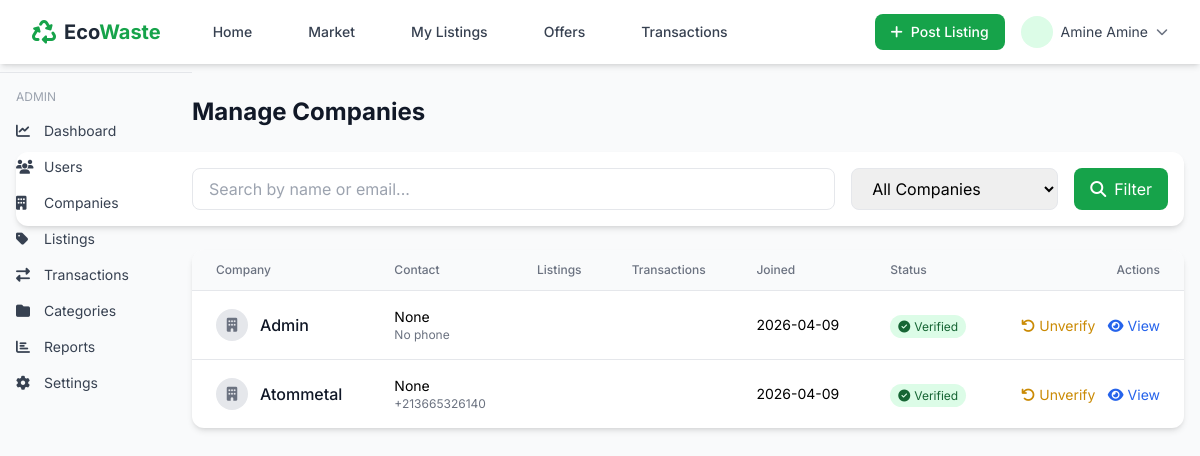
The app's page /admin/companies (signed in) with its own data.
### app/auth/models.py (models this page shows, shortened)
class User(db.Model,UserMixin):
    __tablename__ = 'user'
    id = db.Column(db.Integer(),primary_key=True)
    company_id = db.Column(db.Integer(),db.ForeignKey('company.id'))
    full_name = db.Column(db.String(length=30),nullable=False)
    phone = db.Column(db.String(length=30),nullable=False)
    email = db.Column(db.String(length=50),nullable=False,index=True)
    email_verified=db.Column(db.Boolean(),default=False)
    password_hash=db.Column(db.String(length=50),nullable=False)
    role = db.Column(db.String(length=30),nullable=False)  # owner, manager, employee
    authorized=db.Column(db.Boolean(),default=True)
    created_at = db.Column(db.DateTime(timezone=True), server_default=db.func.now())
    owned_company = db.relationship("Company", back_populates="users")
    items = db.relationship('Item', back_populates='owned_user',lazy=True)
    notifications = db.relationship('Notification', back_populates='user')
    transactions_as_seller_manager = db.relationship('Transaction',foreign_keys='Transaction.seller_manager_id', back_populates='seller_manager',lazy=True)
    transactions_as_buyer_manager = db.relationship('Transaction',foreign_keys='Transaction.buyer_manager_id',  back_populates='buyer_manager',lazy=True)
    reviews_written = db.relationship('Review', back_populates='reviewer',foreign_keys='Review.reviewer_id')
    @property
    def password(self):
        return self.password

class Company(db.Model):
    id = db.Column(db.Integer(),primary_key=True)
    name = db.Column(db.String(length=30),nullable=False,unique=True)
    email = db.Column(db.String(200))
    phone = db.Column(db.String(50))
    website = db.Column(db.String(200))
    logo = db.Column(db.String(200))
    rating_avg= db.Column(db.Integer(),default=0)
    total_reviews=db.Column(db.Integer(),default=0)
    address = db.Column(db.String(length=30),nullable=False)
    country = db.Column(db.String(length=30),nullable=False)
    city = db.Column(db.String(length=30),nullable=False)
    company_type = db.Column(db.String(length=30),nullable=False) #generator, recycler, trader
    activity = db.Column(db.String(length=30),nullable=False)
    rc = db.Column(db.String(length=30))
    nif = db.Column(db.String(length=30))
    nis = db.Column(db.String(length=30))
    referal = db.Column(db.String(length=30))
    verified=db.Column(db.Boolean(),default=False)
    verified_by= db.Column(db.Integer())
    verified_at=db.Column(db.DateTime(timezone=True))
    created_at = db.Column(db.DateTime(timezone=True), server_default=db.func.now())
    items = db.relationship('Item', back_populates='owned_company',lazy=True)
    users = db.relationship('User', back_populates='owned_company',lazy=True)
    buy_transactions=db.relationship('Transaction', back_populates='buyer_company',foreign_keys="Transaction.buyer_company_id",lazy=True)
    sell_transactions=db.relationship('Transaction', back_populates='seller_company',foreign_keys="Transaction.seller_company_id",lazy=True)
    offers = db.relationship("Offer",foreign_keys="Offer.sender_company_id",back_populates="sender_company",lazy=True)
    reviews = db.relationship('Review', back_populates='company')

### app/admin/routes.py (the view)
    @login_required
    def decorated_function(*args, **kwargs):
        if current_user.role != 'admin':
            flash('Access denied. Admin privileges required.', 'danger')
            return redirect(url_for('home'))
        return f(*args, **kwargs)

### app/admin/routes.py (called while the page is built)
def admin_required(f):
    @login_required
    def decorated_function(*args, **kwargs):
        if current_user.role != 'admin':
            flash('Access denied. Admin privileges required.', 'danger')
            return redirect(url_for('home'))
        return f(*args, **kwargs)
    decorated_function.__name__ = f.__name__
    return decorated_function

@bp.route('/companies')
@admin_required
def companies():
    page = request.args.get('page', 1, type=int)
    per_page = 20
    search = request.args.get('search', '')
    verification = request.args.get('verification', '')
    query = Company.query
    if search:
        query = query.filter(
            Company.name.ilike(f'%{search}%') |
            Company.email.ilike(f'%{search}%')
        )
    if verification == 'verified':
        query = query.filter_by(verified=True)
    elif verification == 'pending':
        query = query.filter_by(verified=False)
    pagination = query.order_by(desc(Company.created_at)).paginate(page=page, per_page=per_page)
    companies = pagination.items
    return render_template('companies.html', companies=companies, pagination=pagination,
                         search=search, verification=verification)

### app/auth/models.py (called while the page is built)
@login_manager.user_loader
def load_user(user_id):
    return User.query.get(int(user_id))

### app/admin/templates/companies.html (shortened to what this page needs)
{% extends "base.html" %}
{% block content %}
<div class="bg-gray-50 min-h-screen py-8">
    <div class="max-w-7xl mx-auto px-4">
        <div class="flex justify-between items-center mb-6">
            <h1 class="text-2xl font-bold text-gray-900">Manage Companies</h1>
        </div>
        <div class="bg-white rounded-xl shadow-md p-4 mb-6">
            <form method="GET" class="flex flex-wrap gap-4">
                <input type="text" name="search" value="{{ search }}"
                       placeholder="Search by name or email..."
                       class="flex-1 border rounded-lg px-4 py-2">
                <select name="verification" class="border rounded-lg px-4 py-2">
                    <option value="">All Companies</option>
                </select>
                <button type="submit" class="px-4 py-2 bg-green-600 text-white rounded-lg hover:bg-green-700">
                    <i class="fas fa-search mr-2"></i>Filter
                </button>
            </form>
        </div>
        <div class="bg-white rounded-xl shadow-md overflow-hidden">
            <table class="min-w-full divide-y divide-gray-200">
                <thead class="bg-gray-50">
                    <tr>
                        <th class="px-6 py-3 text-left text-xs font-medium text-gray-500">Company</th>
                        <th class="px-6 py-3 text-left text-xs font-medium text-gray-500">Contact</th>
                        <th class="px-6 py-3 text-left text-xs font-medium text-gray-500">Listings</th>
                        <th class="px-6 py-3 text-left text-xs font-medium text-gray-500">Transactions</th>
                        <th class="px-6 py-3 text-left text-xs font-medium text-gray-500">Joined</th>
                        <th class="px-6 py-3 text-left text-xs font-medium text-gray-500">Status</th>
                        <th class="px-6 py-3 text-right text-xs font-medium text-gray-500">Actions</th>
                    </tr>
                </thead>
                <tbody class="divide-y divide-gray-200">
                    {% for company in companies %}
                    <tr class="hover:bg-gray-50">
                        <td class="px-6 py-4">
                            <div class="flex items-center space-x-3">
                                {% if company.logo_url %}
                                <img src="{{ company.logo_url }}" class="w-8 h-8 rounded-full object-cover">
                                {% else %}
                                <div class="w-8 h-8 bg-gray-200 rounded-full flex items-center justify-center">
                                    <i class="fas fa-building text-gray-500 text-sm"></i>
                                </div>
                                {% endif %}
                                <div>
                                    <p class="font-medium text-gray-900">{{ company.name }}</p>
                                </div>
                            </div>
                        </td>
                        <td class="px-6 py-4">
                            <p class="text-sm">{{ company.email }}</p>
                            <p class="text-xs text-gray-500">{{ company.phone or 'No phone' }}</p>
                        </td>
                        <td class="px-6 py-4 text-sm">{{ company.total_listings }}</td>
                        <td class="px-6 py-4 text-sm">{{ company.total_transactions }}</td>
                        <td class="px-6 py-4 text-sm">{{ company.created_at.strftime('%Y-%m-%d') }}</td>
                        <td class="px-6 py-4">
                            {% if company.verified %}
                            <span class="px-2 py-1 text-xs rounded-full bg-green-100 text-green-800">
                                <i class="fas fa-check-circle mr-1"></i>Verified
                            </span>
                            {% else %}
                            <span class="px-2 py-1 text-xs rounded-full bg-yellow-100 text-yellow-800">
                                <i class="fas fa-clock mr-1"></i>Pending
                            </span>
                            {% endif %}
                        </td>
                        <td class="px-6 py-4 text-right space-x-2">
                            {% if not company.verified %}
                            <form method="POST" action="{{ url_for('admin.verify_company', company_id=company.id) }}" class="inline">
                                <button type="submit" class="text-green-600 hover:text-green-800 text-sm">
                                    <i class="fas fa-check-circle mr-1"></i>Verify
                                </button>
                            </form>
                            {% else %}
                            <form method="POST" action="{{ url_for('admin.unverify_company', company_id=company.id) }}" class="inline">
                                <button type="submit" class="text-yellow-600 hover:text-yellow-800 text-sm">
                                    <i class="fas fa-undo mr-1"></i>Unverify
                                </button>
                            </form>
                            {% endif %}
                            <a href="#" class="text-blue-600 hover:text-blue-800 text-sm">
                                <i class="fas fa-eye mr-1"></i>View
                            </a>
                        </td>
                    </tr>
                    {% endfor %}
                </tbody>
            </table>
        </div>
    </div>
</div>
{% endblock %}

### app/templates/base.html (shortened to what this page needs)
<!DOCTYPE html>
<html lang="en">
<head>
    <script src="https://cdn.tailwindcss.com"></script>
    <link rel="stylesheet" href="https://cdnjs.cloudflare.com/ajax/libs/font-awesome/6.4.0/css/all.min.css">
</head>
<body class="bg-gray-50">
    <nav class="bg-white shadow-md sticky top-0 z-50">
        <div class="max-w-7xl mx-auto px-4 sm:px-6 lg:px-8">
            <div class="flex justify-between h-16">
                <div class="flex items-center">
                    <a href="{{ url_for('home') }}" class="flex items-center space-x-2">
                        <i class="fas fa-recycle text-2xl text-green-600"></i>
                        <span class="font-bold text-xl text-gray-800">Eco<span class="text-green-600">Waste</span></span>
                    </a>
                    <div class="hidden md:flex ml-10 space-x-8">
                        <a href="{{ url_for('home') }}" class="text-gray-700 hover:text-green-600 px-3 py-2 text-sm font-medium {% if request.endpoint == 'main.index' %}text-green-600 border-b-2 border-green-600{% endif %}">
                            Home
                        </a>
                        <a  href="{{url_for('listings.market_category')}}" class="text-gray-700 hover:text-green-600 px-3 py-2 text-sm font-medium ">
                            Market
                        </a>
                        {% if current_user.is_authenticated %}
                        <a href="{{ url_for('listings.listings') }}" class="text-gray-700 hover:text-green-600 px-3 py-2 text-sm font-medium">
                            My Listings
                        </a>
                        <a href="{{ url_for('offers.index') }}" class="text-gray-700 hover:text-green-600 px-3 py-2 text-sm font-medium">
                            Offers
                        </a>
                        <a href="{{ url_for('transactions.index') }}" class="text-gray-700 hover:text-green-600 px-3 py-2 text-sm font-medium">
                            Transactions
                        </a>
                        {% endif %}
                    </div>
                </div>
                <div class="flex items-center space-x-4">
                    {% if current_user.is_authenticated %}
                    <a href="{{ url_for('listings.listing_select_category') }}" class="bg-green-600 text-white px-4 py-2 rounded-lg text-sm font-medium hover:bg-green-700 transition">
                        <i class="fas fa-plus mr-2"></i>Post Listing
                    </a>
                    <div class="relative group">
                        <button class="flex items-center space-x-2 focus:outline-none">
                            {% if current_user.avatar_url %}
                            <img src="{{ current_user.avatar_url }}" class="w-8 h-8 rounded-full object-cover">
                            {% else %}
                            <div class="w-8 h-8 rounded-full bg-green-100 flex items-center justify-center">
                            </div>
                            {% endif %}
                            <span class="text-sm text-gray-700 hidden md:inline">{{ current_user.full_name }}</span>
                            <i class="fas fa-chevron-down text-xs text-gray-500"></i>
                        </button>
                    </div>
                    {% endif %}
                </div>
            </div>
        </div>
    </nav>
    {% if current_user.is_authenticated and current_user.role == 'admin' %}
<div class="border-t mt-2 pt-2 w-48 float-left">
    <div class="px-4 py-2 text-xs text-gray-400 uppercase">Admin</div>
    <a href="{{ url_for('admin.dashboard') }}" class="block px-4 py-2 text-sm text-gray-700 hover:bg-gray-100">
        <i class="fas fa-chart-line w-5 mr-2"></i>Dashboard
    </a>
    <a href="{{ url_for('admin.users') }}" class="block px-4 py-2 text-sm text-gray-700 hover:bg-gray-100">
        <i class="fas fa-users w-5 mr-2"></i>Users
    </a>
    <a href="{{ url_for('admin.companies') }}" class="block px-4 py-2 text-sm text-gray-700 hover:bg-gray-100">
        <i class="fas fa-building w-5 mr-2"></i>Companies
    </a>
    <a href="{{ url_for('admin.listings') }}" class="block px-4 py-2 text-sm text-gray-700 hover:bg-gray-100">
        <i class="fas fa-tag w-5 mr-2"></i>Listings
    </a>
    <a href="{{ url_for('admin.transactions') }}" class="block px-4 py-2 text-sm text-gray-700 hover:bg-gray-100">
        <i class="fas fa-exchange-alt w-5 mr-2"></i>Transactions
    </a>
    <a href="{{ url_for('admin.categories') }}" class="block px-4 py-2 text-sm text-gray-700 hover:bg-gray-100">
        <i class="fas fa-folder w-5 mr-2"></i>Categories
    </a>
    <a href="{{ url_for('admin.reports') }}" class="block px-4 py-2 text-sm text-gray-700 hover:bg-gray-100">
        <i class="fas fa-chart-bar w-5 mr-2"></i>Reports
    </a>
    <a href="{{ url_for('admin.settings') }}" class="block px-4 py-2 text-sm text-gray-700 hover:bg-gray-100">
        <i class="fas fa-cog w-5 mr-2"></i>Settings
    </a>
</div>
{% endif %}
    <main>
        {% block content %}{% endblock %}
    </main>
</body>
</html>

### app/templates/base.html (style rules this page uses)
* { font-family: 'Inter', sans-serif; }

### records on screen
User: full_name "Amine Amine"
Company: name "Admin", email "None", phone "No phone", created_at "2026-04-09", verified True (drawn)
Company: name "Atommetal", email "None", phone "+213665326140", created_at "2026-04-09", verified True (drawn)
